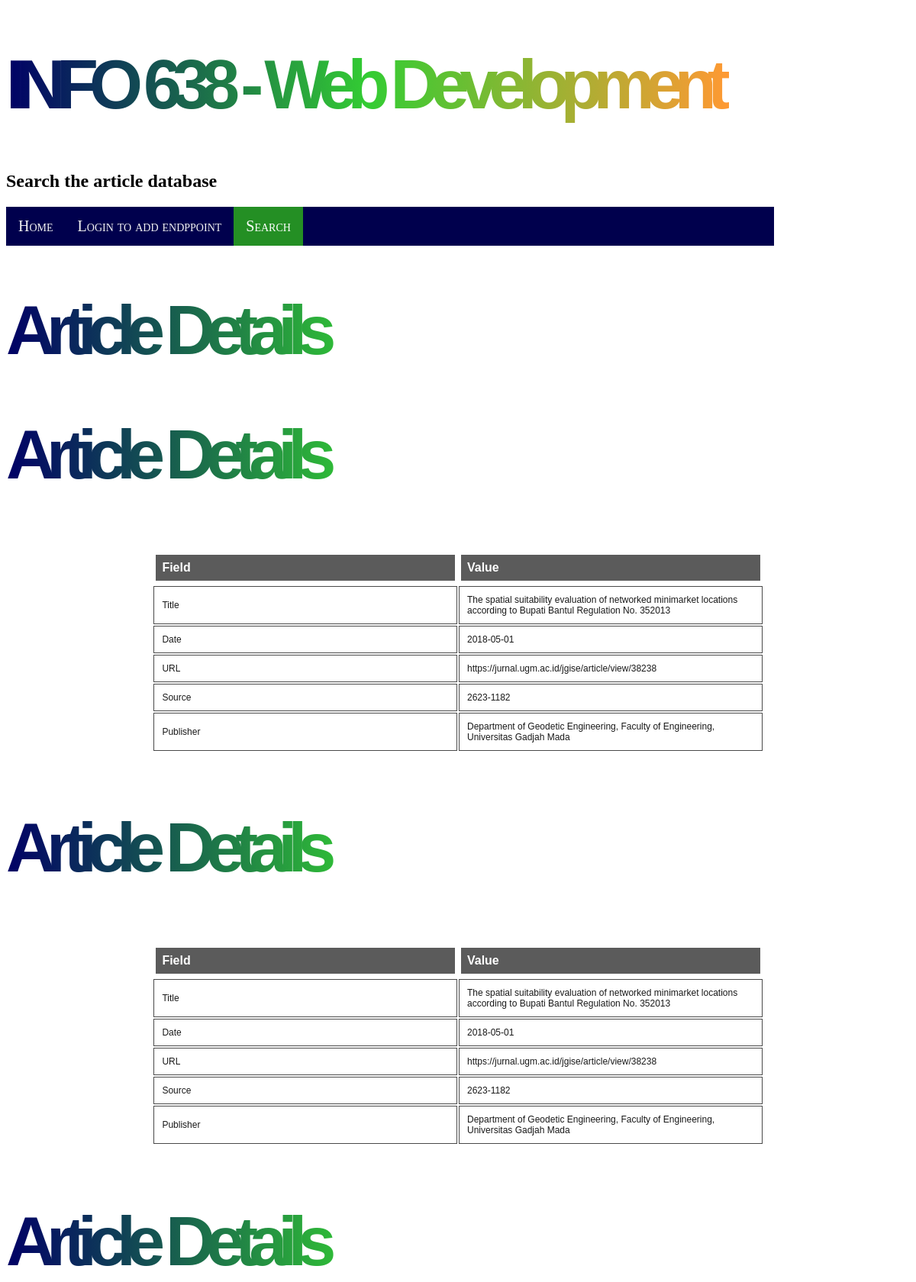
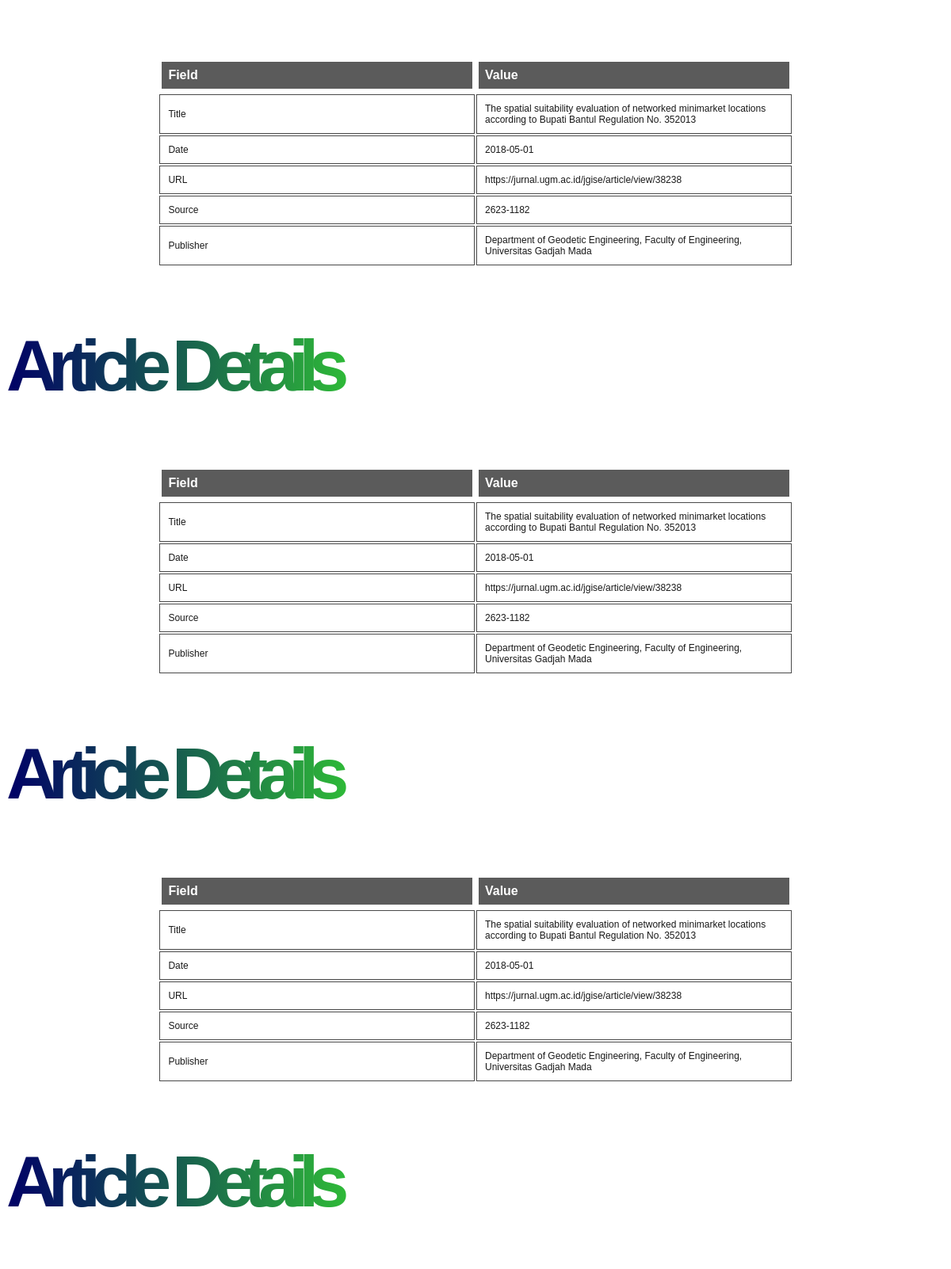
The page /oai_project/viewarticle.php?id=1 (upper part) on the database its author committed (2 pictures, top to bottom).
### tables this page shows
CREATE TABLE `article` (
  `article_ID` int(11) NOT NULL,
  `title` varchar(200) DEFAULT NULL,
  `date` date DEFAULT NULL,
  `url` varchar(200) DEFAULT NULL,
  `source` varchar(200) DEFAULT NULL,
  `publisher` varchar(200) DEFAULT NULL,
  `description` varchar(2000) DEFAULT NULL,
  `type` varchar(200) DEFAULT NULL,
  `format` varchar(200) DEFAULT NULL,
  `repo_url` varchar(100) DEFAULT NULL
);

### oai_project/viewarticle.php (the view, shortened to what this page needs)
<!DOCTYPE html>
<html lang = "en">
<head>
<link rel="stylesheet" type="text/css" href="css/style.css">
</head>
<body>
<H1>INFO 638 - Web Development</H1>
<h2>Search the article database </h2>
<nav>
	<a href="index.php">Home</a>
	<a href="submission.php">Login to add endppoint</a>
	<a class= active href="search.php">Search</a>
</nav>
<?php
$conn = new mysqli($hn, $un, $pw, $db);
if (isset($_GET['id'])) {
	$id = sanitizeMySQL($conn, $_GET['id']);
	$query = "SELECT * FROM article NATURAL JOIN creator WHERE article_ID =".$id;
	$result = $conn->query($query);
		while ($row = $result->fetch_assoc()) {
			echo '<h1>Article Details</h1><table><tr><th>Field</th><th>Value</th></tr>';
			echo "<tr><td>Title</td><td>".$row["title"]."</td></tr>";
			echo "<tr><td>Date</td><td>".$row["date"]."</td></tr>";
			echo "<tr><td>URL</td><td>".$row["url"]."</td></tr>";
			echo "<tr><td>Source</td><td>".$row["source"]."</td></tr>";
			echo "<tr><td>Publisher</td><td>".$row["publisher"]."</td></tr>";
		}
} else {
	echo "No article ID passed";
}
function sanitizeString($var)
{
	$var = stripslashes($var);
	$var = strip_tags($var);
	$var = htmlentities($var);
	return $var;
}
function sanitizeMySQL($connection, $var)
{
	$var = sanitizeString($var);
	$var = $connection->real_escape_string($var);
	return $var;
}
?>
</body>
</html>

### oai_project/css/style.css (style rules this page uses)
nav { background-color: #00004d; overflow: hidden; margin-right: 15%; margin-bottom: 2em; }
nav a { float: left; color: #f2f2f2; text-align: center; padding: 14px 16px; text-decoration: none; font-size: 20px; font-variant: small-caps; }
nav a.active { background-color: #248f24; color: white; }
h1 { text-align:left; font-size: 90px; font-family: "Lucida Sans Unicode", "Lucida Grande", sans-serif; width: 80%; background: -webkit-linear-gradient(left, #000066, #33cc33, #ff9933); -webkit-background-clip: text; -webkit-text-fill-color: transparent; letter-spacing: -12px; }
table { color:#363636; table-layout: fixed; opacity: 0.9; font-family: "Lucida Sans Unicode", "Lucida Grande", sans-serif; width:70%; padding: 1%; margin: 0 auto; border: 2px solid #fff; border-collapse: separate; }
td { font-size: 12px; border: 1px solid #363636; padding: 10px; height: auto; overflow-wrap: break-word; }
tr { height: auto; height: auto; overflow-wrap: break-word; color: #000000; }
th { background-color:#363636; opacity: 90%; color: #fff; border: solid #fff; border-bottom: 5px solid #ffffff; padding: 1%; text-align: left; font-size: 16px; }

### rows shown on the page
article: title "The spatial suitability evaluation of networked minimarket locations according to Bupati Bantul Regulation No. 352013", date "2018-05-01", url "https://jurnal.ugm.ac.id/jgise/article/view/38238", source "2623-1182", publisher "Department of Geodetic Engineering, Faculty of Engineering, Universitas Gadjah Mada"
